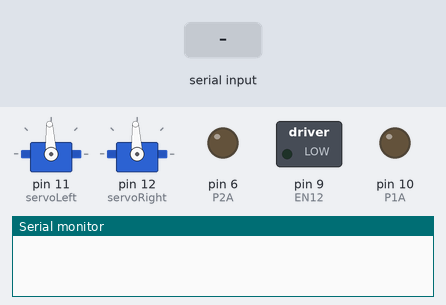
Bench run of a sketch on a simulated Arduino Uno, built with avr-gcc and run on an emulated ATmega328P. Shown: 2 × servo, switched loads named in the sketch (green lamp = pin HIGH), output pins drawn as LEDs (lit = HIGH), the last lines printed to the serial monitor. The test bench sets the inputs (shaded band).

Above: at 1.2 s.
1.3 s: "w" received over Serial
At 1.9 s:
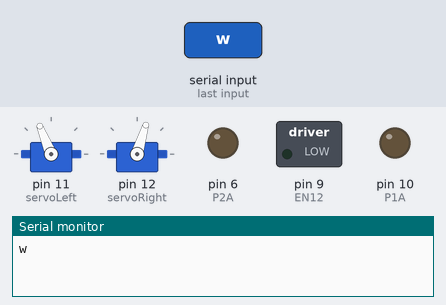
2.8 s: "x" received over Serial
At 3.6 s:
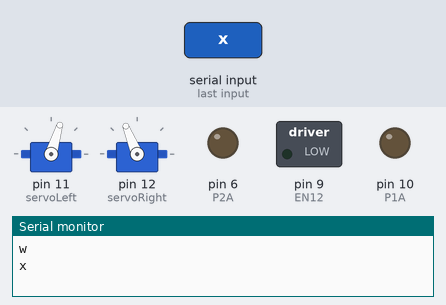
4.3 s: "d" received over Serial
At 4.8 s:
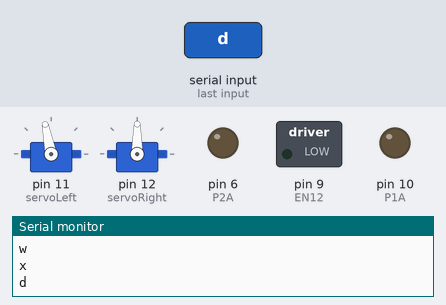
5.8 s: "e" received over Serial
At 7.3 s:
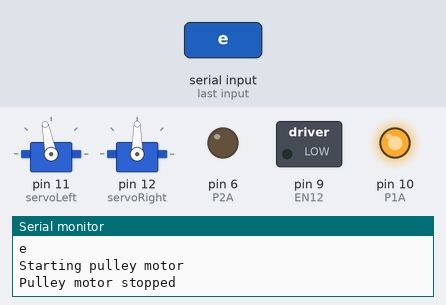
7.6 s: "s" received over Serial
At 8.6 s:
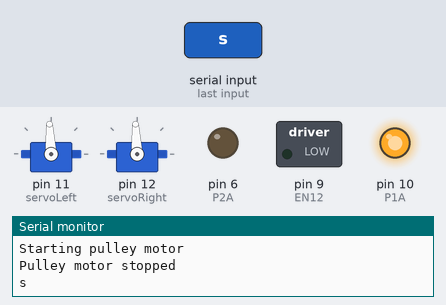
9.1 s: "c" received over Serial
At 10.0 s:
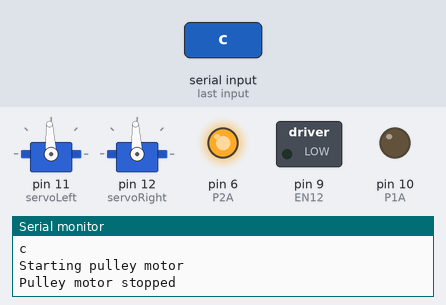
Timing chart, 0 to 11.9 s (numbered marks = the images above; inputs shaded):
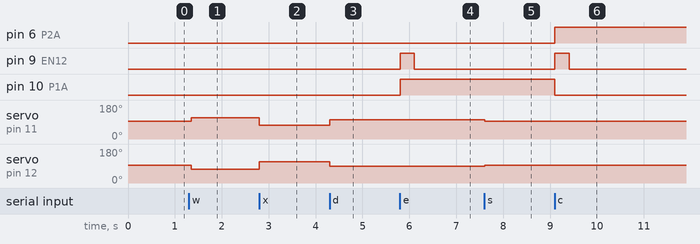

Measured:
- after the input at 1.3 s, servo on pin 11 (servoLeft): 93° → 112° after 0.05 s; servo on pin 12 (servoRight): 93° → 73° after 0.05 s
- after the input at 2.8 s, servo on pin 11 (servoLeft): 112° → 73° at once; servo on pin 12 (servoRight): 73° → 112° at once
- after the input at 4.3 s, servo on pin 11 (servoLeft): 73° → 101° at once; servo on pin 12 (servoRight): 112° → 90° at once
- after the input at 5.8 s, pin 9 (EN12): LOW → HIGH at once, → LOW 0.30 s later; pin 10 (P1A): LOW → HIGH at once
- after the input at 7.6 s, servo on pin 11 (servoLeft): 101° → 93° at once; servo on pin 12 (servoRight): 90° → 93° at once
- after the input at 9.1 s, pin 6 (P2A): LOW → HIGH at once; pin 9 (EN12): LOW → HIGH at once, → LOW 0.30 s later; pin 10 (P1A): HIGH → LOW at once

The sketch:

controller.ino
```cpp
#include <Servo.h>


// Macros
#define P1A 10 // PWM Pin
#define P2A 6 // PWM Pin
#define EN12 9 // Enable Pin

Servo servoLeft;
Servo servoRight;
char inputByte;


void setup() {
 servoLeft.attach(11);
 servoRight.attach(12);
 stopMoving();
 Serial.begin(9600); // Set baud rate to 9600

 pinMode(P1A, OUTPUT);
 pinMode(P2A, OUTPUT);
 pinMode(EN12, OUTPUT);
}

void loop() {
  while(Serial.available() > 0) { // Check if their is input available to read
    inputByte = Serial.read();
    Serial.println(inputByte); // Print command to user's console

    switch (inputByte) {
      case 'w':
        goForward();
        break;

      case 'x':
        goBackward();
        break;

      case 's':
        stopMoving();
        break;

      case 'a':
        veerLeft();
        break;

      case 'd':
        veerRight();
        break;

      case 'e': // Raise pulley
        turnMotorLeft(300);
        break;

      case 'c': // Lower pulley
        turnMotorRight(300);
        break;
    }
  }

  delay(50); // Helps with bluetooth latency
}

void L293D(char dir, int en) {
  if (dir == 'L')
  {
    if (en == 0) { // Disable if enable is 0
       Serial.println("Pulley motor stopped\n");
    } else {
       Serial.print("Starting pulley motor\n");
    }
    digitalWrite(EN12 ,en); // Enable 1A and 2A
    analogWrite(P1A, 255); // send PWM to P1A
    digitalWrite(P2A,LOW) ;// LOW signal to P2A to turn off

  } else {
    if (en == 0) {
       Serial.println("Pulley motor stopped\n");
    } else {
       Serial.print("Starting pulley motor\n");
    }
    digitalWrite(EN12, en); // Disable 1A and 2A
    analogWrite(P2A, 255); // send PWM to P1A
    digitalWrite(P1A, LOW); // LOW signal to P1A to turn off
  }
}

void goForward() {
  servoLeft.writeMicroseconds(1700);
  servoRight.writeMicroseconds(1300);
}

void goBackward() {
  servoLeft.writeMicroseconds(1300);
  servoRight.writeMicroseconds(1700);
}

void stopMoving() {
  servoLeft.writeMicroseconds(1500);
  servoRight.writeMicroseconds(1500);
}

void veerLeft()
{
  servoLeft.writeMicroseconds(1500 + 25);
  servoRight.writeMicroseconds(1500 - 85);
}

void veerRight()
{
  servoLeft.writeMicroseconds(1500 + 85);
  servoRight.writeMicroseconds(1500 - 25);
}

void turnMotorRight(int time) {
  L293D('R', 1); // Begin rotation
  delay(time);
  L293D('R', 0); // Stop motor
}

void turnMotorLeft(int time) {
  L293D('L', 1); // Begin rotation
  delay(time);
  L293D('L', 0); // Stop motor
}
```
